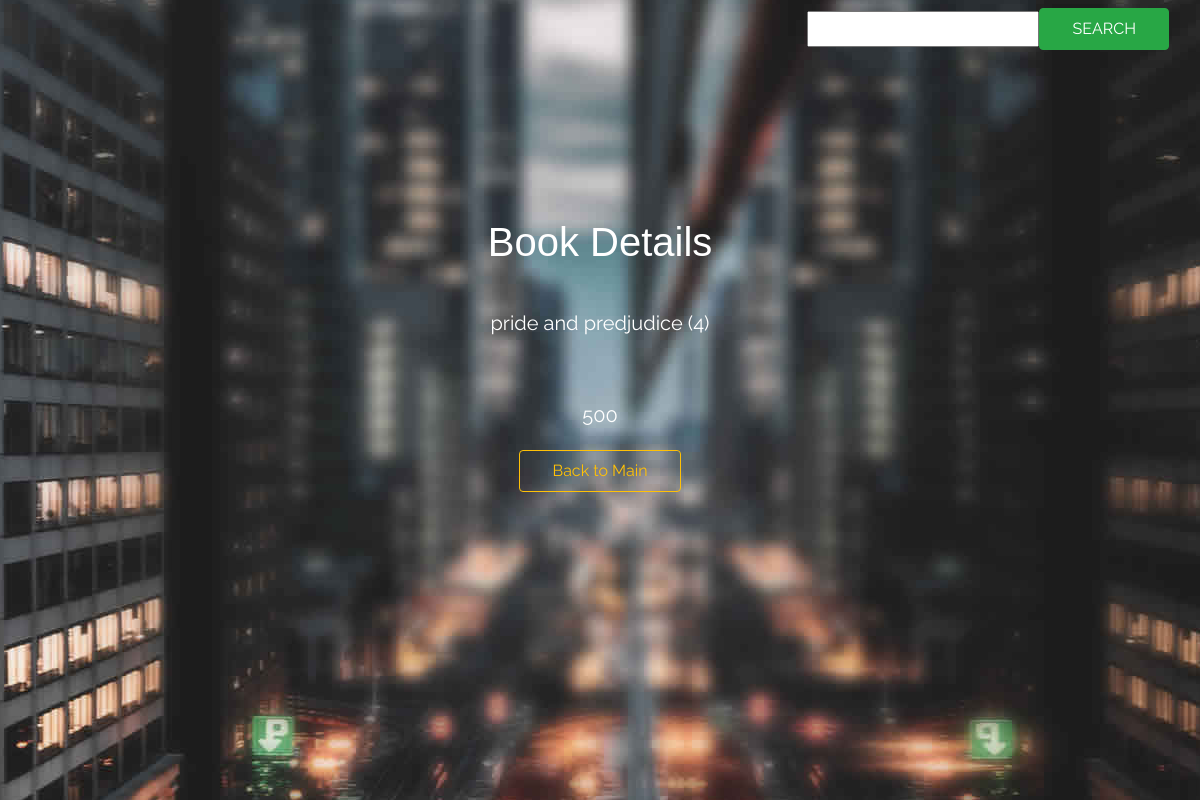
The app's page /userdetails/1/ with its own data.
### myapp/models.py (models this page shows, shortened)
class Book1(models.Model):
    title = models.CharField(max_length=200,null=True)
    price = models.IntegerField(null=True)
    image = models.ImageField(upload_to='bookmedia')
    quantity=models.IntegerField()
    author = models.ForeignKey(Author,on_delete=models.CASCADE)

### userapp/views.py (the view)
# urls.py: path('userdetails/<int:book_id>/',views.userdetails,name="userdetails"),
def userdetails(request, book_id):
    book = Book1.objects.get(id=book_id)
    return render(request, 'user/userdetailsview.html', {'book': book})

### templates/user/userdetailsview.html (shortened to what this page needs)
{% extends 'user/index.html' %}
{% load static %}
{% block content %}
<h1>Book Details</h1>
<div>
    <div>
        <p>{{ book.title }} ({{ book.quantity }})</p>
        <p><br/>
            {{ book.price }}</p>
    </div>
</div>
<a href="{% url 'userlist' %}"><button type="button" class="btn btn-outline-warning">Back to Main</button>
</a>
{% endblock %}

### static/assets/css/style.css (style rules this page uses)
:root { scroll-behavior: smooth; }
body { font-family: "Open Sans", sans-serif; background: #f6f9ff; color: #444444; }
a { color: #123212; text-decoration: none; }
h1, h2, h3, h4, h5, h6 { font-family: "Nunito", sans-serif; }

### static/assets/css/tooplate-infinite-loop.css (style rules this page uses)
body { font-family: "Raleway", sans-serif; font-size: 1.2em; color: #707070; margin: 0; padding: 0; overflow-x: hidden; }
a { transition: all 0.3s ease; color: #38B; }
.btn { padding: 8px 32px; }
::placeholder { color: white; opacity: 1; }
p { line-height: 1.9; }

### records on screen
Book1: title "pride and predjudice", quantity "4", price "500"
